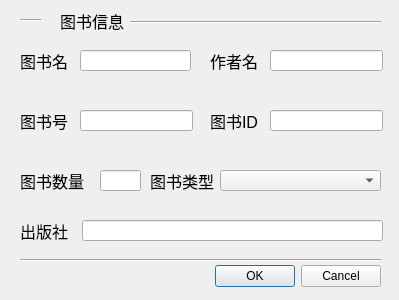
<?xml version="1.0" encoding="UTF-8"?>
<ui version="4.0">
 <class>BookInformationManagerAddDataDialog</class>
 <widget class="QDialog" name="BookInformationManagerAddDataDialog">
  <property name="geometry">
   <rect>
    <x>0</x>
    <y>0</y>
    <width>399</width>
    <height>300</height>
   </rect>
  </property>
  <property name="windowTitle">
   <string>Dialog</string>
  </property>
  <widget class="QDialogButtonBox" name="buttonBox">
   <property name="geometry">
    <rect>
     <x>40</x>
     <y>260</y>
     <width>341</width>
     <height>32</height>
    </rect>
   </property>
   <property name="orientation">
    <enum>Qt::Horizontal</enum>
   </property>
   <property name="standardButtons">
    <set>QDialogButtonBox::Cancel|QDialogButtonBox::Ok</set>
   </property>
  </widget>
  <widget class="QLabel" name="label">
   <property name="geometry">
    <rect>
     <x>60</x>
     <y>10</y>
     <width>71</width>
     <height>21</height>
    </rect>
   </property>
   <property name="font">
    <font>
     <pointsize>12</pointsize>
    </font>
   </property>
   <property name="text">
    <string>图书信息</string>
   </property>
  </widget>
  <widget class="Line" name="line">
   <property name="geometry">
    <rect>
     <x>130</x>
     <y>12</y>
     <width>251</width>
     <height>20</height>
    </rect>
   </property>
   <property name="orientation">
    <enum>Qt::Horizontal</enum>
   </property>
  </widget>
  <widget class="Line" name="line_2">
   <property name="geometry">
    <rect>
     <x>20</x>
     <y>10</y>
     <width>21</width>
     <height>21</height>
    </rect>
   </property>
   <property name="orientation">
    <enum>Qt::Horizontal</enum>
   </property>
  </widget>
  <widget class="Line" name="line_3">
   <property name="geometry">
    <rect>
     <x>20</x>
     <y>250</y>
     <width>361</width>
     <height>20</height>
    </rect>
   </property>
   <property name="orientation">
    <enum>Qt::Horizontal</enum>
   </property>
  </widget>
  <widget class="QLineEdit" name="BookNamelineEdit">
   <property name="geometry">
    <rect>
     <x>80</x>
     <y>50</y>
     <width>111</width>
     <height>21</height>
    </rect>
   </property>
  </widget>
  <widget class="QLineEdit" name="WriterlineEdit">
   <property name="geometry">
    <rect>
     <x>270</x>
     <y>50</y>
     <width>113</width>
     <height>21</height>
    </rect>
   </property>
  </widget>
  <widget class="QLineEdit" name="BookIDlineEdit">
   <property name="geometry">
    <rect>
     <x>270</x>
     <y>110</y>
     <width>113</width>
     <height>21</height>
    </rect>
   </property>
  </widget>
  <widget class="QLineEdit" name="NumberlineEdit">
   <property name="geometry">
    <rect>
     <x>100</x>
     <y>170</y>
     <width>41</width>
     <height>21</height>
    </rect>
   </property>
  </widget>
  <widget class="QLineEdit" name="PublisherlineEdit">
   <property name="geometry">
    <rect>
     <x>82</x>
     <y>220</y>
     <width>301</width>
     <height>21</height>
    </rect>
   </property>
  </widget>
  <widget class="QLabel" name="label_2">
   <property name="geometry">
    <rect>
     <x>20</x>
     <y>50</y>
     <width>51</width>
     <height>21</height>
    </rect>
   </property>
   <property name="font">
    <font>
     <pointsize>12</pointsize>
    </font>
   </property>
   <property name="text">
    <string>图书名</string>
   </property>
  </widget>
  <widget class="QLabel" name="label_3">
   <property name="geometry">
    <rect>
     <x>210</x>
     <y>50</y>
     <width>51</width>
     <height>21</height>
    </rect>
   </property>
   <property name="font">
    <font>
     <pointsize>12</pointsize>
    </font>
   </property>
   <property name="text">
    <string>作者名</string>
   </property>
  </widget>
  <widget class="QLabel" name="label_4">
   <property name="geometry">
    <rect>
     <x>210</x>
     <y>110</y>
     <width>51</width>
     <height>21</height>
    </rect>
   </property>
   <property name="font">
    <font>
     <pointsize>12</pointsize>
    </font>
   </property>
   <property name="text">
    <string>图书ID</string>
   </property>
  </widget>
  <widget class="QLabel" name="label_5">
   <property name="geometry">
    <rect>
     <x>20</x>
     <y>220</y>
     <width>51</width>
     <height>21</height>
    </rect>
   </property>
   <property name="font">
    <font>
     <pointsize>12</pointsize>
    </font>
   </property>
   <property name="text">
    <string>出版社</string>
   </property>
  </widget>
  <widget class="QLabel" name="label_6">
   <property name="geometry">
    <rect>
     <x>20</x>
     <y>170</y>
     <width>71</width>
     <height>21</height>
    </rect>
   </property>
   <property name="font">
    <font>
     <pointsize>12</pointsize>
    </font>
   </property>
   <property name="text">
    <string>图书数量</string>
   </property>
  </widget>
  <widget class="QComboBox" name="BookTypedepcbBox">
   <property name="geometry">
    <rect>
     <x>220</x>
     <y>170</y>
     <width>161</width>
     <height>21</height>
    </rect>
   </property>
  </widget>
  <widget class="QLabel" name="label_7">
   <property name="geometry">
    <rect>
     <x>150</x>
     <y>170</y>
     <width>71</width>
     <height>21</height>
    </rect>
   </property>
   <property name="font">
    <font>
     <pointsize>12</pointsize>
    </font>
   </property>
   <property name="text">
    <string>图书类型</string>
   </property>
  </widget>
  <widget class="QLabel" name="label_8">
   <property name="geometry">
    <rect>
     <x>20</x>
     <y>110</y>
     <width>51</width>
     <height>21</height>
    </rect>
   </property>
   <property name="font">
    <font>
     <pointsize>12</pointsize>
    </font>
   </property>
   <property name="text">
    <string>图书号</string>
   </property>
  </widget>
  <widget class="QLineEdit" name="BookNUMlineEdit">
   <property name="geometry">
    <rect>
     <x>80</x>
     <y>110</y>
     <width>113</width>
     <height>21</height>
    </rect>
   </property>
  </widget>
 </widget>
 <resources/>
 <connections>
  <connection>
   <sender>buttonBox</sender>
   <signal>accepted()</signal>
   <receiver>BookInformationManagerAddDataDialog</receiver>
   <slot>accept()</slot>
   <hints>
    <hint type="sourcelabel">
     <x>248</x>
     <y>254</y>
    </hint>
    <hint type="destinationlabel">
     <x>157</x>
     <y>274</y>
    </hint>
   </hints>
  </connection>
  <connection>
   <sender>buttonBox</sender>
   <signal>rejected()</signal>
   <receiver>BookInformationManagerAddDataDialog</receiver>
   <slot>reject()</slot>
   <hints>
    <hint type="sourcelabel">
     <x>316</x>
     <y>260</y>
    </hint>
    <hint type="destinationlabel">
     <x>286</x>
     <y>274</y>
    </hint>
   </hints>
  </connection>
 </connections>
</ui>
